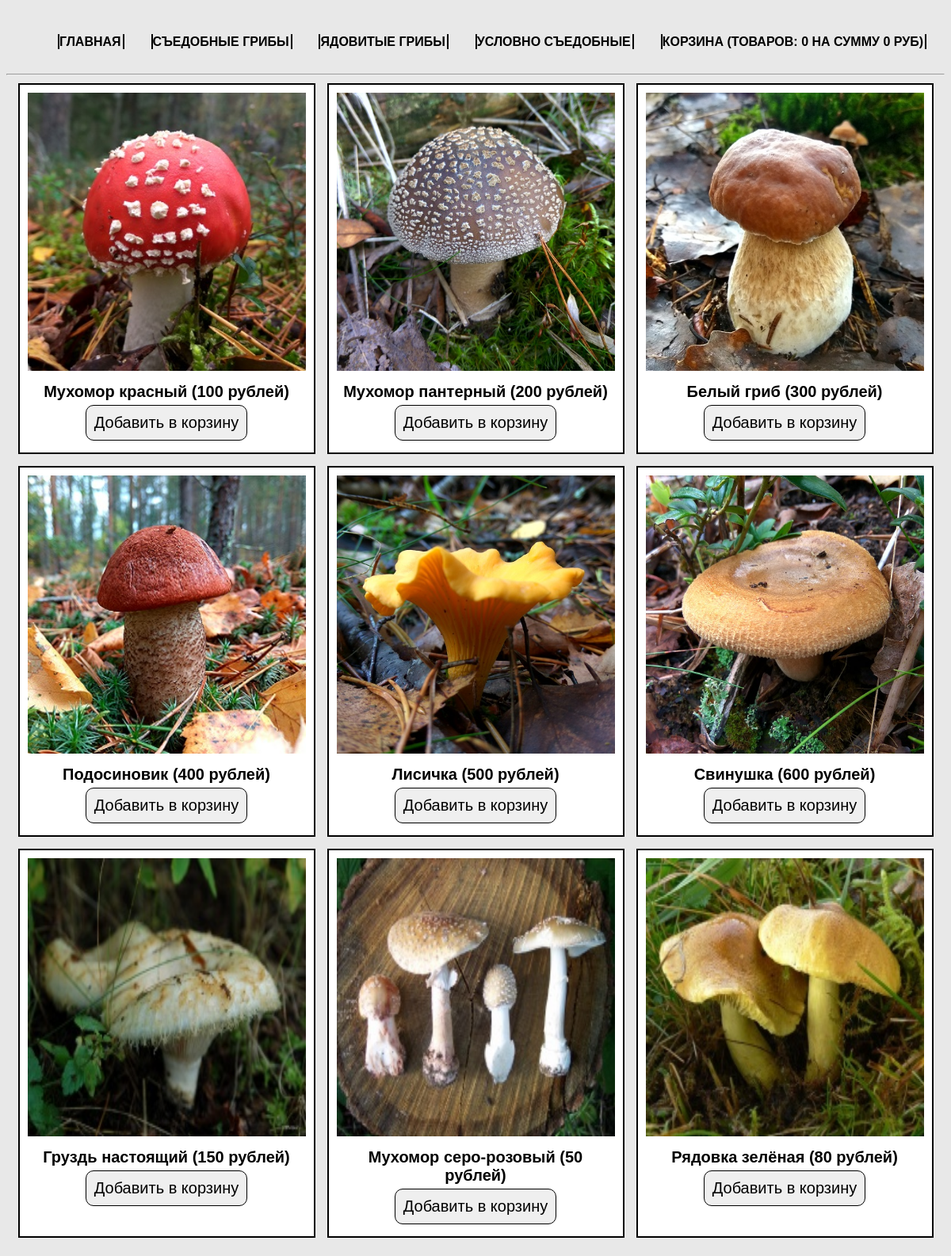
The page / on the database its author committed.
### tables this page shows
CREATE TABLE `cats` (
  `id` int(11) NOT NULL,
  `name` varchar(50) NOT NULL,
  `rus_name` varchar(50) NOT NULL
);

CREATE TABLE `products` (
  `id` int(11) NOT NULL,
  `title` varchar(50) NOT NULL,
  `cat` varchar(50) NOT NULL,
  `price` int(11) NOT NULL,
  `rus_name` varchar(50) NOT NULL,
  `img` varchar(50) NOT NULL,
  `descr` text NOT NULL
);

### index.php (the view, shortened to what this page needs)
<?php
require_once 'DB/db.php';
if(isset($_GET['cat'])) {
    $currentCat = $_GET['cat'];
    $products = $connect->query("SELECT * FROM products WHERE cat='$currentCat'");
    $products = $products->fetchAll(PDO::FETCH_ASSOC);
    if(!$products) {
        header("Location: index.php");
    }
} else {
    $products = $connect->query("SELECT * FROM products");
    $products = $products->fetchAll(PDO::FETCH_ASSOC);
}
require_once 'parts/header.php';
?>
<div class="main">
  <?php foreach ($products as $product){ ?>
    <div class="card">
      <a href="product.php?product=<?php echo $product['title']; ?>">
        <img class="img-index" src="img/<?php echo $product['img']; ?>" alt="<?php echo $product['rus_name']; ?>">
      </a>
      <div class="label"><?php echo $product['rus_name']; ?> (<?php echo $product['price']; ?> рублей)</div>
      <form action="action/add.php" method="post">
        <?php require 'action/add-form.php'; ?>
      </form>
    </div>
  <?php } ?>
</div>
<?php
require_once 'parts/footer.php';
?>

### parts/header.php (shortened to what this page needs)
<?php
require_once 'db/db.php';
$cats = $connect->query("SELECT * FROM cats");
$cats = $cats->fetchAll(PDO::FETCH_ASSOC);
?>
<!doctype html>
<html lang="ru">
<head>
  <link rel="stylesheet" href="css/style.css">
</head>
<body>
<nav>
  <ul>
    <li><a href="index.php">Главная</a></li>
      <? foreach($cats as $cat) {?>
          <li><a href="index.php?cat=<? echo $cat['name']?>"><? echo $cat['rus_name'] ?></a></li>
      <? } ?>
    <li><a href="cart.php">Корзина (Товаров: <? echo $_SESSION['totalQuantity'] ? : 0; ?> на сумму <? echo $_SESSION['totalPrice'] ? : 0; ?> руб)</a></li>
  </ul>
</nav>
<hr>

### action/add-form.php (shortened to what this page needs)
<form action="action/add.php" method="POST">
        <input type="submit" value="Добавить в корзину">
</form>

### css/style.css (style rules this page uses)
* { font-family: 'Arial', sans-serif; font-size: 20px; }
body { margin-top: 20px; background-color: #e8e8e8; }
a { text-decoration: none; text-transform: uppercase; color: #000000; -webkit-transition: all .3s; -moz-transition: all .3s; -ms-transition: all .3s; -o-transition: all .3s; transition: all .3s; }
input, button { margin: 5px auto; border: none; padding: 10px; -webkit-transition: all .3s; -moz-transition: all .3s; -ms-transition: all .3s; -o-transition: all .3s; transition: all .3s; }
input[type=submit], button { -webkit-border-radius: 10px; -moz-border-radius: 10px; border-radius: 10px; border: 1px solid black; display: block; cursor: pointer; }
label, .label { margin-top: 10px; font-weight: 700; }
.main, nav { width: 1170px; margin: auto; display: flex; flex-wrap: wrap; justify-content: space-around; }
nav ul { display: flex; list-style: none; width: 100%; justify-content: space-around; font-weight: 700; }
nav a { font-size: 16px; }
nav a:after { content: ''; width: 10px; height: 10px; border: 1px solid #000; margin-left: 2px; }
nav a:before { content: ''; width: 10px; height: 10px; border: 1px solid #000; margin-left: 2px; }
.card { margin-bottom: 15px; width: 30%; padding: 10px; border: 2px solid black; text-align: center; background-color: #fff; }
.img-index { width: 100%; min-width: 351px; min-height: 351px; }

### rows shown on the page
cats: rus_name "СЪЕДОБНЫЕ ГРИБЫ"
cats: rus_name "ЯДОВИТЫЕ ГРИБЫ"
cats: rus_name "УСЛОВНО СЪЕДОБНЫЕ"
products: img (picture), rus_name "Мухомор красный", price "100"
products: img (picture), rus_name "Мухомор пантерный", price "200"
products: img (picture), rus_name "Белый гриб", price "300"
products: img (picture), rus_name "Подосиновик", price "400"
products: img (picture), rus_name "Лисичка", price "500"
products: img (picture), rus_name "Свинушка", price "600"
products: img (picture), rus_name "Груздь настоящий", price "150"
products: img (picture), rus_name "Мухомор серо-розовый", price "50"
products: img (picture), rus_name "Рядовка зелёная", price "80"

### other values the page prints
$_SESSION['totalQuantity'] ? : 0 "0"
$_SESSION['totalPrice'] ? : 0 "0"
